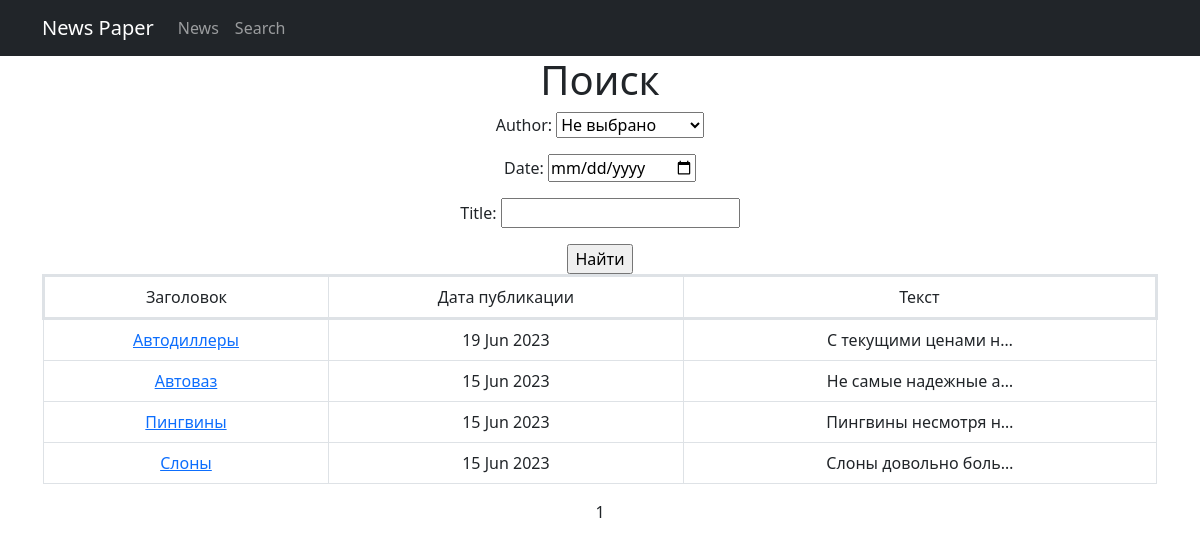
Page /news/search/ on the earlier database version.
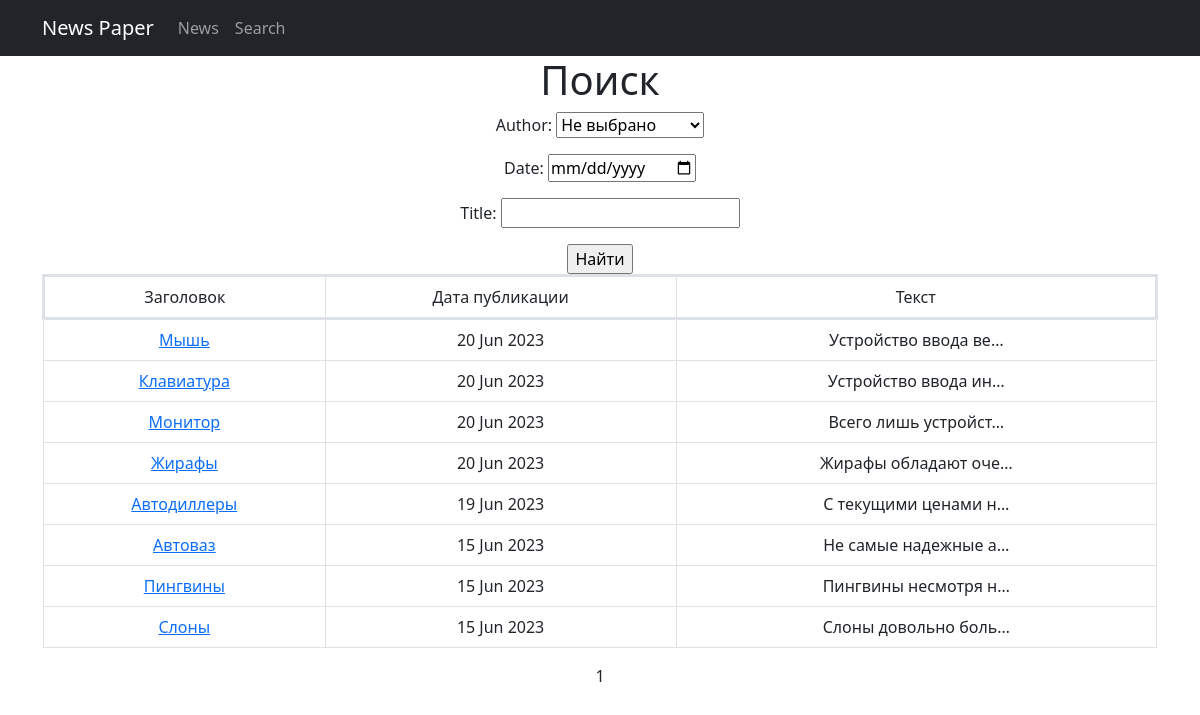
Same page on the later database version.
### news/models.py (models this page shows, shortened)
class Post(models.Model):
    news = 'NW'
    article = 'AR'
    POST_TYPES = [(news, 'Новость'), (article, 'Статья')]
    author = models.ForeignKey('Author', on_delete=models.PROTECT)
    post_type = models.CharField(max_length=2, choices=POST_TYPES, default=article,)
    time_create = models.DateTimeField(auto_now_add=True)
    categories = models.ManyToManyField(Category, through='PostCategory')
    title = models.CharField(max_length=80, default='Заголовок')
    post_text = models.TextField(default='Текст статьи')
    rating = models.IntegerField(default=0)

### news/views.py (the view)
# urls.py: path('search/', PostSearch.as_view(), name='post_search'),
class PostSearch(ListView):
    model = Post
    template_name = 'search.html'
    context_object_name = 'news'
    ordering = '-time_create'
    paginate_by = 10
    def get_queryset(self):
        queryset = super().get_queryset()
        self.filterset = PostFilter(self.request.GET, queryset)
        return self.filterset.qs
    def get_context_data(self, **kwargs):
        context = super().get_context_data(**kwargs)
        context['filterset'] = self.filterset
        return context

### news/templatetags/custom_filters.py (called while the page is built)
@register.filter()
def censor(value):
   for word in BAD_WORDS:
        pattern = f'({word[0].upper()}|{word[0].lower()}){word[1:]}'
        value = re.sub(pattern, f'\\1{"*" * (len(word) - 1)}', value)
   return value

### templates/search.html (shortened to what this page needs)
{% extends 'flatpages/default.html' %}
{% load custom_filters %}
{% load custom_tags %}
{% block content %}
    <h1>Поиск</h1>
    <form action="" method="get">
        {{ filterset.form.as_p }}
        <input type="submit" value="Найти" />
    </form>
    {% if news %}
    <table class="table table-bordered">
        <tr style='border-width: 3px;'>
            <td>Заголовок</td>
            <td>Дата публикации</td>
            <td>Текст</td>
        </tr>
        {% for post in news %}
        <tr>
            <td><a href="/news/{{post.id}}">{{ post.title|censor }}</a></td>
            <td>{{ post.time_create|date:'d M Y' }}</td>
            <td>{{ post.post_text|truncatechars:20|censor }}</td>
        </tr>
        {% endfor %}
    </table>
    {% else %}
        <h2>Ничего не найдено</h2>
    {% endif %}
{{ page_obj.number }}
{% endblock content %}

Differences in the rows shown:
added Post: title|censor "Мышь", time_create "20 Jun 2023", post_text|censor "Устройство ввода ве…"
added Post: title|censor "Клавиатура", time_create "20 Jun 2023", post_text|censor "Устройство ввода ин…"
added Post: title|censor "Монитор", time_create "20 Jun 2023", post_text|censor "Всего лишь устройст…"
added Post: title|censor "Жирафы", time_create "20 Jun 2023", post_text|censor "Жирафы обладают оче…"
